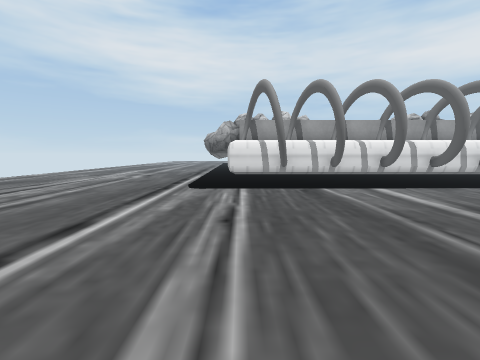
view 1 (above)

17 first-person views from a walk through a scene from a Unity 3-D project. The camera is 1.3 m above the floor, tilts 6° down and sees 90° across. The floor is counted in squares, 1 m on a side. Each view is taken from the middle of a square. On the plan, view 1 faces up. The plan holds only what a view shows up to about 12 squares ahead; the rest is blank. The place goes on beyond the plan. The player character is not drawn. Some animated figures are left out. Some surface patterns are stand-ins.

view 2
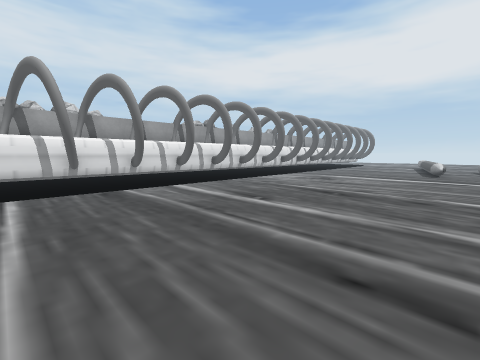

view 3
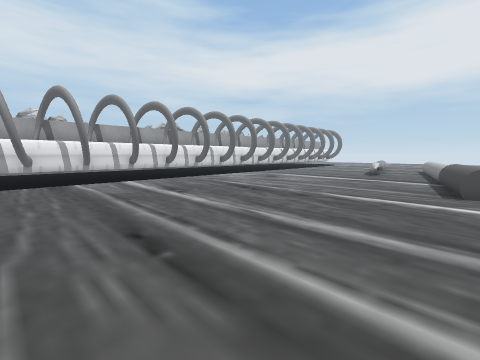

view 4
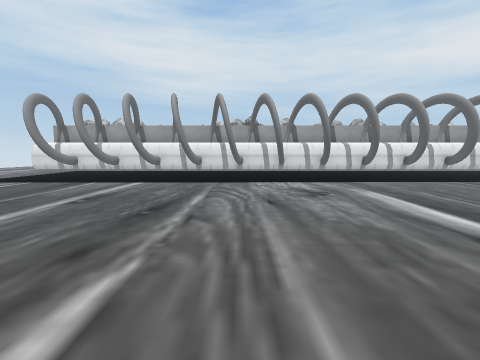

view 5
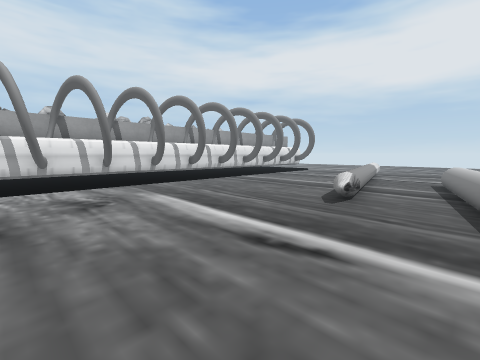

view 6
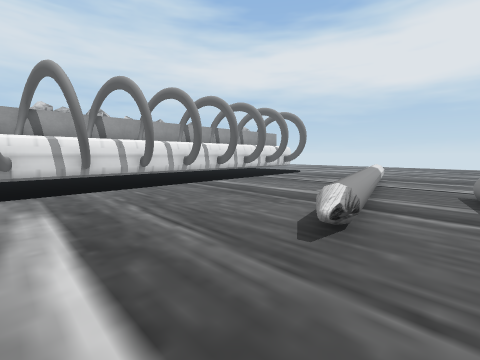

view 7
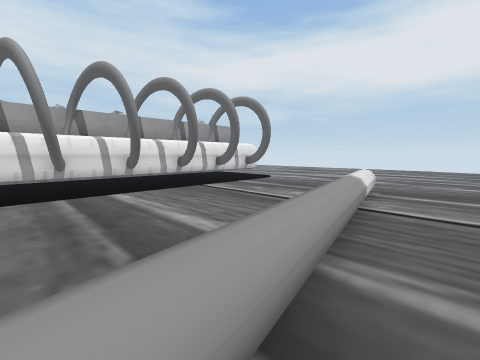

view 8
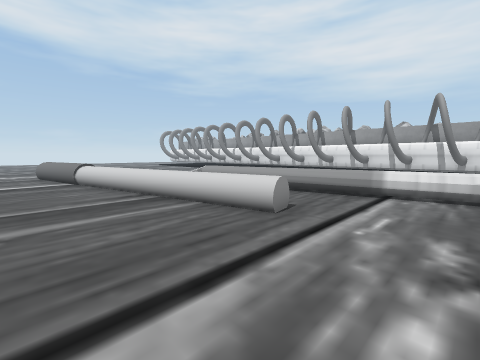

view 9
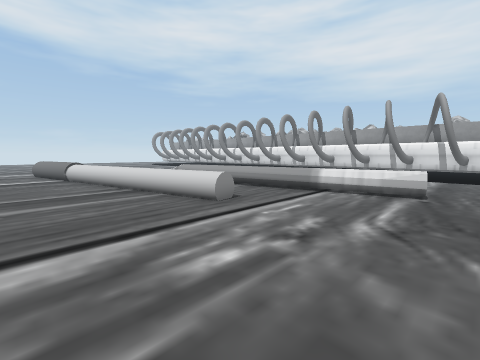

view 10
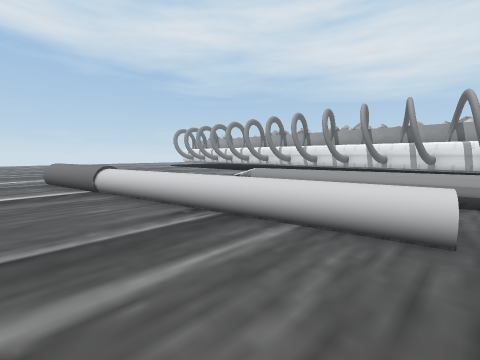

view 11
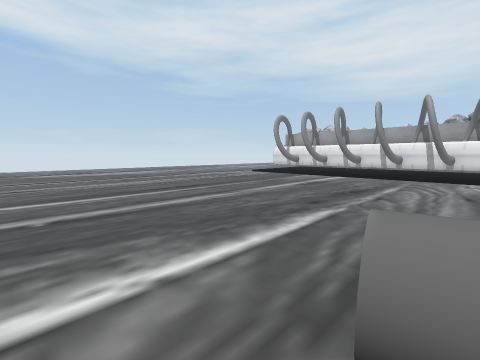

view 12
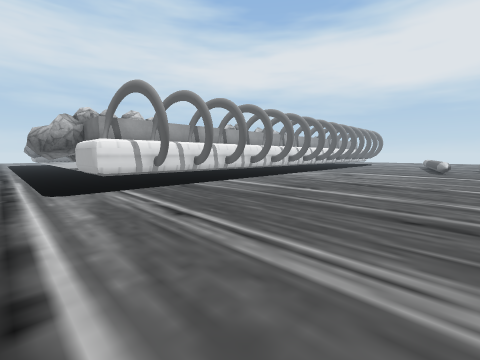

view 13
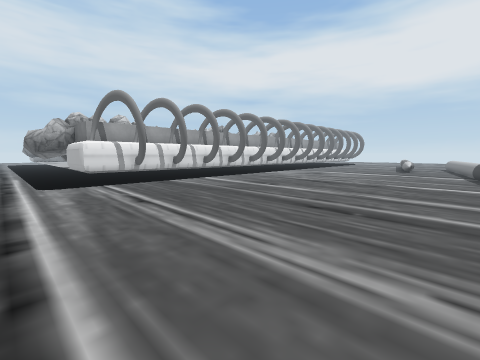

view 14
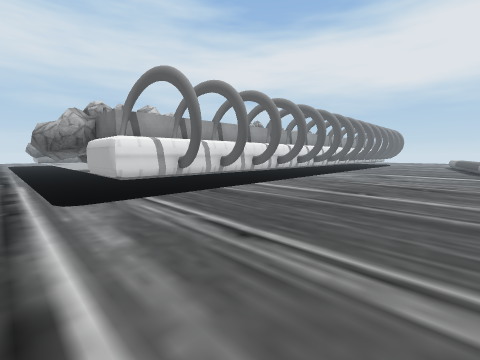

view 15
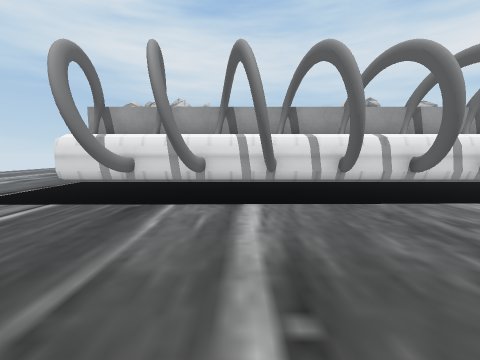

view 16
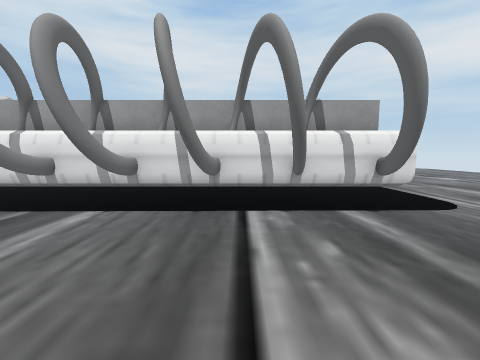

view 17
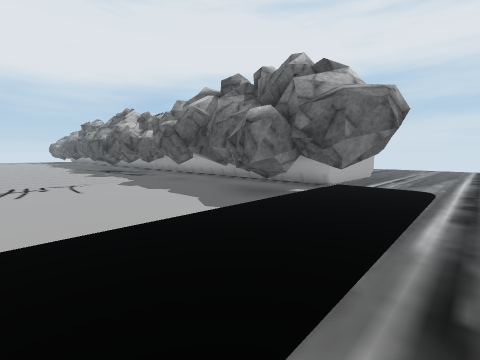

### Floor plan
Key: @ floor where view 1 was taken; # wall or solid block; . main floor; : floor 0.5 m higher than the main floor; = window, fence, low wall or low ledge; ^ raised ledge; O other object.
Columns run from 3 left of view 1 to 29 right of it. Each row starts with its distance up from view 1.
 19 .  :::::::::::::
 18 .. :::::::::::::
 17 .. ::::::::::::
 16 ...O:::O::O:OOO
 15 .OOOOOOO  OOOOO
 14 .OOOOOOO OOOOO    OO
 13 ..O###OO#####
 12 ...#
 11 ...#
 10 ...##############################
  9 .....#.#.#.#.#.#.#.#.#.#.#.#.#.#.
  8 ....#............................
  7 .................................
  6 .................................
  5 .................................
  4 .............................===.
  3 ........................====^==..
  2 .....................=^^===......
  1 .....................=...........
  0 ...@.....................^^=.....
 -1  ....................^^^^^^......
 -2 ...............=^^^^^^^..........
 -3 ..............^^^^^..............
 -4 ..............=.................
 -5 ............................... .

Where each view was taken, in squares from view 1:
view 1: 0 up, 0 right, facing up
view 2: 0 up, 0 right, facing up-right
view 3: 3 down, 1 right, facing up-right
view 4: 2 down, 10 right, facing up
view 5: 1 down, 11 right, facing up-right
view 6: 0 up, 14 right, facing up-right
view 7: 1 up, 19 right, facing up-right
view 8: 5 down, 27 right, facing up-left
view 9: 5 down, 29 right, facing up-left
view 10: 5 down, 24 right, facing up-left
view 11: 5 down, 11 right, facing up-left
view 12: 0 up, 3 left, facing up-right
view 13: 2 down, 3 left, facing up-right
view 14: 2 up, 3 left, facing up-right
view 15: 3 up, 5 right, facing up
view 16: 4 up, 25 right, facing up
view 17: 19 up, 3 left, facing down-right
